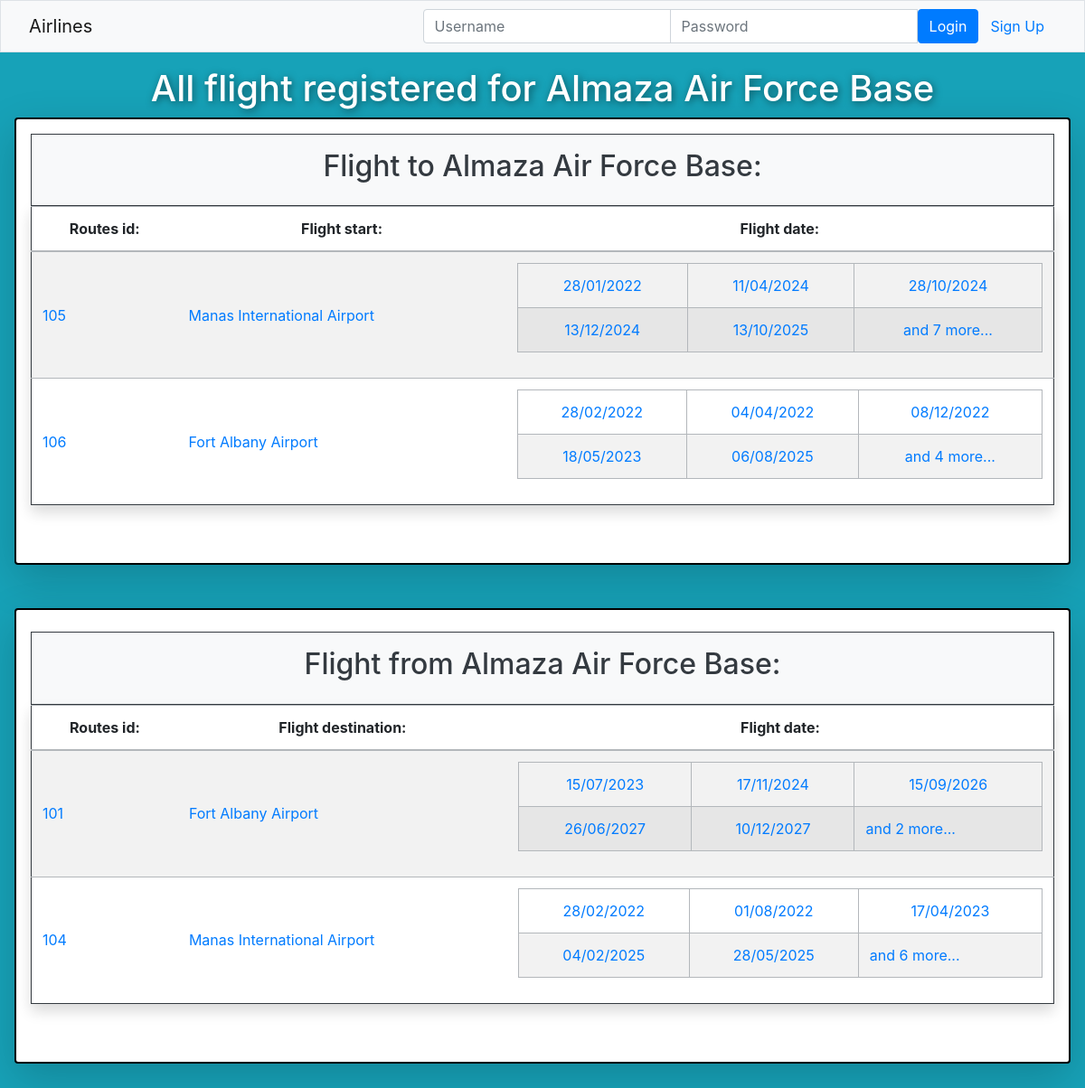
/airline/airport/11810, run on an earlier commit of the app's database.
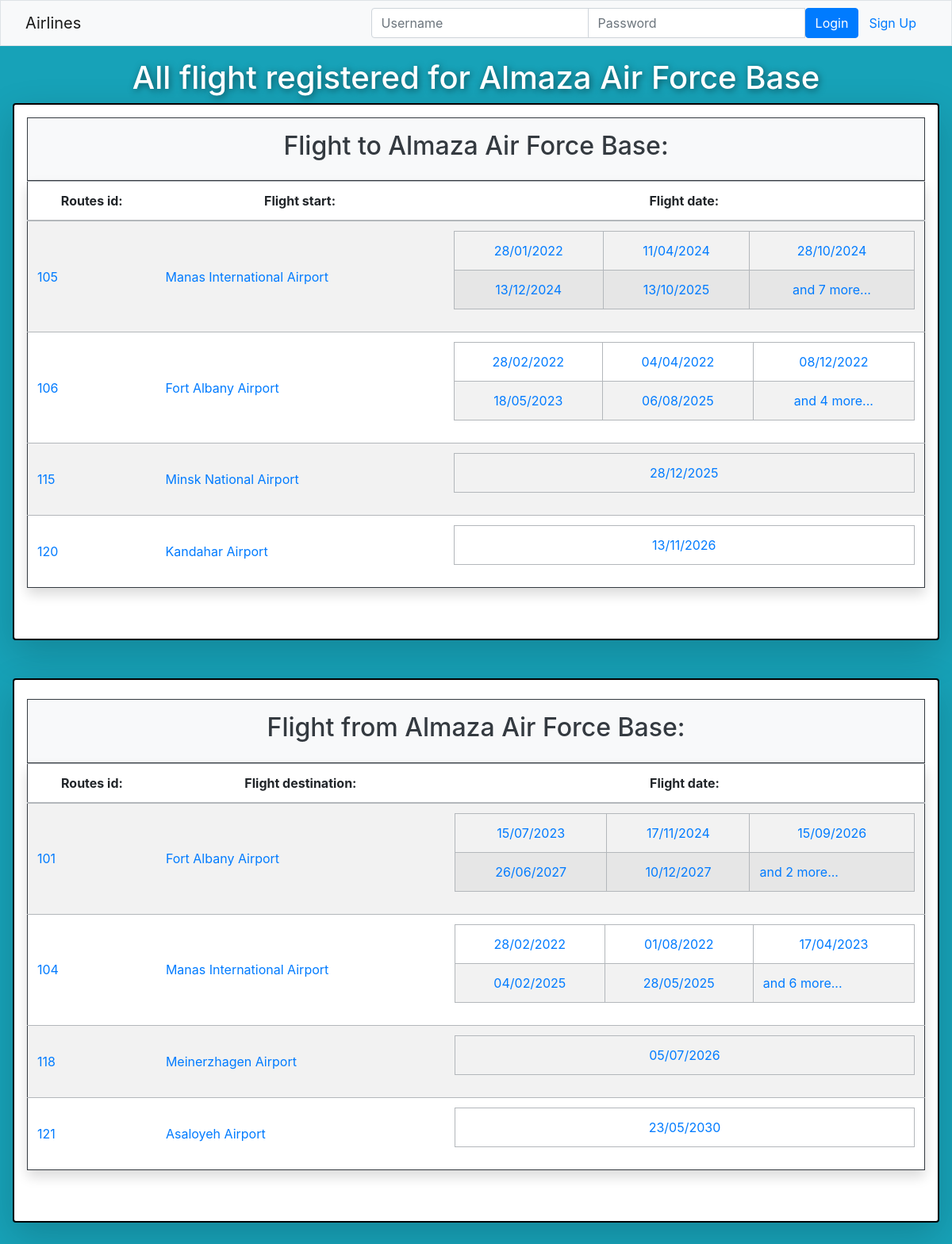
And on a later commit of the database.
### airline/models.py (models this page shows, shortened)
class Airport(models.Model):
    airport_id = models.IntegerField(primary_key=True)
    name = models.CharField(max_length=100)
    city = models.CharField(max_length=100)
    country = models.CharField(max_length=100)
    latitude = models.FloatField()
    longitude = models.FloatField()
    departures = models.ManyToManyField('Flight', related_name='departure_airports', blank=True)
    arrivals = models.ManyToManyField('Flight', related_name='arrival_airports', blank=True)
    def __str__(self):
        return f"{self.name}"

class Route(models.Model):
    start = models.ForeignKey(Airport, on_delete=models.CASCADE, related_name='departure_routes')
    destination = models.ForeignKey(Airport, on_delete=models.CASCADE, related_name='arrival_routes')
    flights = models.ManyToManyField(Flight, related_name='routes')
    def __str__(self):
        return f"{self.id}"

class Flight(models.Model):
    start = models.ForeignKey(Airport, on_delete=models.CASCADE, related_name='departure_flights')
    destination = models.ForeignKey(Airport, on_delete=models.CASCADE, related_name='arrival_flights')
    date = models.DateTimeField()

### airline/views.py (the view)
# urls.py: path('airport/<int:airport_id>', views.airport, name='airport'),
def airport(request, airport_id):
    airport = get_object_or_404(Airport, pk=airport_id)
    map = folium.Map(location=[airport.latitude, airport.longitude], zoom_start=10, height=250)
    folium.Marker(location=[airport.latitude, airport.longitude], popup=airport.name).add_to(map)
    context = {'airport': airport, 'map': map._repr_html_(),}
    return render(request, template_name='airline/airport.html', context=context)

### airline/templates/airline/airport.html (shortened to what this page needs)
{% extends "airline/index.html" %}
{% block content %}
<div class="p-3 bg-info text-white text-center" style="position: absolute;  width: 100%;">
    <h1 class="text-shadow" style="text-shadow: 0.1rem 0.1rem 0.5rem rgba(0, 0, 0, 0.5)">
        All flight registered for {{airport}}
    </h1>
    <div style="border-width: 2px; border-style: solid; border-color: black; overflow-x: auto;" class="shadow-lg p-3 mb-5 bg-white rounded">
        <table id="table_1" style="overflow-x: auto;" class="table table-striped table-secondary border border-dark shadow p-3 mb-5 bg-white rounded">
            <thead>
                <div class="p-3 mt-0 bg-light text-dark text-center border border-dark ">
                    <h2>Flight to {{airport}}:</h2>
                    <tr class="text-left">
                        <th class="align-middle text-center">Routes id: </th>
                        <th class="align-middle text-center">Flight start:</th>
                        <th class="align-middle text-center">Flight date: </th>
                    </tr>
                </div>
            </thead>
            <tbody id="flight-table-body" class="text-left">
                {% if airport.arrival_routes.all %}
                    {% for route in airport.arrival_routes.all|dictsort:"id" %}
                        <tr>
                            <td class="align-middle"><a href="/airline/routes/{{route}}">{{ route }}</a></td>
                            <td class="align-middle">
                                {% with start=route.flights.first %}
                                    <a href="{{start.start.airport_id}}">{{ start.start}}</a>
                                {% endwith %}
                            </td>
                            <td class="align-middle">
                                <table class="table table-bordered align-middle">
                                    <tr>
                                        {% for flight in route.flights.all|dictsort:"date" %}
                                            {% if forloop.counter <= 5 %}
                                                {% if forloop.counter0|divisibleby:3 %}
                                                    </tr><tr>
                                                {% endif %}
                                                <td class="align-middle text-center"><a href=/airline/flight/{{flight.id}}>{{ flight.date|date:"d/m/Y" }}</a></td>
                                            {% elif forloop.counter == 6 %}
                                                <td colspan="3" class="align-middle text-center"><a href=/airline/routes/{{route.id}}>and {{ route.flights.all|length|add:-5 }} more...</a></td>
                                            {% endif %}
                                        {% endfor %}
                                    </tr>
                                </table>
                            </td>
                        </tr>
                    {% endfor %}
                {% else %}
                    <tr><td>No flight to this airport</td></tr>
                {% endif %}
            </tbody>
        </table>
    </div>
    <div style="border-width: 2px; border-style: solid; border-color: black; overflow-x: auto;" class="shadow-lg p-3 mb-5 bg-white rounded">
        <table id="table" class="table table-striped table-secondary border border-dark shadow p-3 mb-5 bg-white rounded">
            <thead>
                <div class="p-3 mt-2 bg-light text-dark border border-dark ">
                    <h2>Flight from {{airport}}:</h2>
                    <tr class="align-middle text-center">
                        <th >Routes id: </th>
                        <th>Flight destination: </th>
                        <th>Flight date: </th>
                    </tr>
                </div>
            </thead>
            <tbody class="text-left">
                {% if airport.departure_routes.all %}
                        {% for route in airport.departure_routes.all|dictsort:"id" %}
                        <tr>
                            <td class="align-middle"><a href="/airline/routes/{{route}}">{{ route }}</a></td>
                            <td class="align-middle">
                                {% with destination=route.flights.first %}
                                <a href="{{destination.destination.airport_id}}">{{ destination.destination}}</a>
                                {% endwith %}
                            </td>
                            <td class="align-middle">
                                <table class="table table-bordered align-middle">
                                    <tr>
                                        {% for flight in route.flights.all|dictsort:"date" %}
                                            {% if forloop.counter <= 5 %}
                                                {% if forloop.counter0|divisibleby:3 %}</tr><tr>{% endif %}
                                                <td class="align-middle text-center"><a href=/airline/flight/{{flight.id}}>{{ flight.date|date:"d/m/Y" }}</a></td>
                                            {% elif forloop.counter == 6 %}
                                                <td colspan="3" class="align-middle"><a href=/airline/routes/{{route.id}}>and {{ route.flights.all|length|add:-5 }} more...</a></td>
                                            {% endif %}
                                        {% endfor %}
                                    </tr>
                                </table>
                            </td>
                        </tr>
                        {% endfor %}
                {% else %}
                    <tr><td>No flight from this airport</td></tr>
                {% endif %}
            </tbody>
        </table>
    </div>
</div>
{% endblock %}

### airline/templates/airline/index.html (shortened to what this page needs)
<!DOCTYPE html>
<html lang="en">
<head>
    {% load static %}
    <link rel="stylesheet" href="https://maxcdn.bootstrapcdn.com/bootstrap/4.5.2/css/bootstrap.min.css">
</head>
<body>
    <nav class="navbar navbar-light bg-light border">
        <div class="container-fluid">
            <div class="navbar-header">
                    <a class="navbar-brand" href="/airline/">Airlines</a>
            </div>
            <ul class="nav navbar-nav navbar-right">
                {% if user.is_authenticated%}
                <li>
                    <a class="btn btn-link" href="#">{{ user.first_name }}({{ user.username }})</a>
                    <a class="btn btn-link" href="{% url 'user:logout' %}">Logout</a>
                    {% if user.groups.all.0.name == 'Staff' or request.user.is_superuser  %}
                    <a class="btn btn-link" href="/airline/add_data">Add data</a>
                    {% endif %}
                </li>
                {% else %}
                <li>
                    <form class="form-inline" action="{% url 'user:login' %}" method="post">
                        <div class="input-group">
                            <input type="text" class="form-control" placeholder="Username" name="username" >
                            <input type="password" class="form-control" placeholder="Password" name="psw" >
                            <button class="btn btn-primary" type="submit">Login</button>
                            <a class="btn btn-link" href="{% url 'user:registration' %}">Sign Up</a>
                        </div>
                    </form>
                </li>
                {% endif %}
            </ul>
        </div>
    </nav>
{% block content %}
{% endblock %}
</html>

What changed in the data, as far as the page shows it:
added Route: id "115", flights.first.start "Minsk National Airport", shown under "Flight to Almaza Air Force Base:"
added Flight: date "28/12/2025", shown under "115"
added Route: id "120", flights.first.start "Kandahar Airport", shown under "Flight to Almaza Air Force Base:"
added Flight: date "13/11/2026", shown under "120"
added Route: id "118", flights.first.destination "Meinerzhagen Airport", shown under "Flight from Almaza Air Force Base:"
added Flight: date "05/07/2026", shown under "118"
added Route: id "121", flights.first.destination "Asaloyeh Airport", shown under "Flight from Almaza Air Force Base:"
added Flight: date "23/05/2030", shown under "121"
